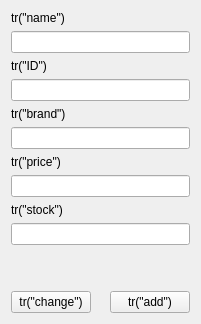
            <widget class="QWidget" name="m_customerAddTab_2">
             <attribute name="title">
              <string>입력</string>
             </attribute>
             <layout class="QHBoxLayout" name="horizontalLayout_8">
              <item>
               <layout class="QVBoxLayout" name="verticalLayout_14">
                <item>
                 <layout class="QVBoxLayout" name="verticalLayout_15">
                  <property name="sizeConstraint">
                   <enum>QLayout::SetDefaultConstraint</enum>
                  </property>
                  <item>
                   <widget class="QLabel" name="label_12">
                    <property name="sizePolicy">
                     <sizepolicy hsizetype="Expanding" vsizetype="Maximum">
                      <horstretch>0</horstretch>
                      <verstretch>0</verstretch>
                     </sizepolicy>
                    </property>
                    <property name="text">
                     <string>tr(&quot;name&quot;)</string>
                    </property>
                   </widget>
                  </item>
                  <item>
                   <widget class="QLineEdit" name="lineEdit_11"/>
                  </item>
                 </layout>
                </item>
                <item>
                 <layout class="QVBoxLayout" name="verticalLayout_16">
                  <item>
                   <widget class="QLabel" name="label_13">
                    <property name="sizePolicy">
                     <sizepolicy hsizetype="Expanding" vsizetype="Maximum">
                      <horstretch>0</horstretch>
                      <verstretch>0</verstretch>
                     </sizepolicy>
                    </property>
                    <property name="text">
                     <string>tr(&quot;ID&quot;)</string>
                    </property>
                   </widget>
                  </item>
                  <item>
                   <widget class="QLineEdit" name="lineEdit_12">
                    <property name="readOnly">
                     <bool>true</bool>
                    </property>
                   </widget>
                  </item>
                 </layout>
                </item>
                <item>
                 <layout class="QVBoxLayout" name="verticalLayout_17">
                  <item>
                   <widget class="QLabel" name="label_14">
                    <property name="sizePolicy">
                     <sizepolicy hsizetype="Expanding" vsizetype="Maximum">
                      <horstretch>0</horstretch>
                      <verstretch>0</verstretch>
                     </sizepolicy>
                    </property>
                    <property name="text">
                     <string>tr(&quot;brand&quot;)</string>
                    </property>
                   </widget>
                  </item>
                  <item>
                   <widget class="QLineEdit" name="lineEdit_13"/>
                  </item>
                 </layout>
                </item>
                <item>
                 <layout class="QVBoxLayout" name="verticalLayout_18">
                  <item>
                   <widget class="QLabel" name="label_15">
                    <property name="sizePolicy">
                     <sizepolicy hsizetype="Expanding" vsizetype="Maximum">
                      <horstretch>0</horstretch>
                      <verstretch>0</verstretch>
                     </sizepolicy>
                    </property>
                    <property name="text">
                     <string>tr(&quot;price&quot;)</string>
                    </property>
                   </widget>
                  </item>
                  <item>
                   <widget class="QLineEdit" name="lineEdit_14"/>
                  </item>
                 </layout>
                </item>
                <item>
                 <layout class="QVBoxLayout" name="verticalLayout_19">
                  <item>
                   <widget class="QLabel" name="label_16">
                    <property name="sizePolicy">
                     <sizepolicy hsizetype="Expanding" vsizetype="Maximum">
                      <horstretch>0</horstretch>
                      <verstretch>0</verstretch>
                     </sizepolicy>
                    </property>
                    <property name="text">
                     <string>tr(&quot;stock&quot;)</string>
                    </property>
                   </widget>
                  </item>
                  <item>
                   <widget class="QLineEdit" name="lineEdit_15"/>
                  </item>
                 </layout>
                </item>
                <item>
                 <spacer name="verticalSpacer_4">
                  <property name="orientation">
                   <enum>Qt::Vertical</enum>
                  </property>
                  <property name="sizeHint" stdset="0">
                   <size>
                    <width>20</width>
                    <height>40</height>
                   </size>
                  </property>
                 </spacer>
                </item>
                <item>
                 <layout class="QHBoxLayout" name="horizontalLayout_9">
                  <property name="sizeConstraint">
                   <enum>QLayout::SetNoConstraint</enum>
                  </property>
                  <item>
                   <widget class="QPushButton" name="pushButton_4">
                    <property name="text">
                     <string>tr(&quot;change&quot;)</string>
                    </property>
                   </widget>
                  </item>
                  <item>
                   <spacer name="horizontalSpacer_4">
                    <property name="orientation">
                     <enum>Qt::Horizontal</enum>
                    </property>
                    <property name="sizeType">
                     <enum>QSizePolicy::Maximum</enum>
                    </property>
                    <property name="sizeHint" stdset="0">
                     <size>
                      <width>13</width>
                      <height>21</height>
                     </size>
                    </property>
                   </spacer>
                  </item>
                  <item>
                   <widget class="QPushButton" name="pushButton_5">
                    <property name="text">
                     <string>tr(&quot;add&quot;)</string>
                    </property>
                   </widget>
                  </item>
                 </layout>
                </item>
               </layout>
              </item>
             </layout>
            </widget>
